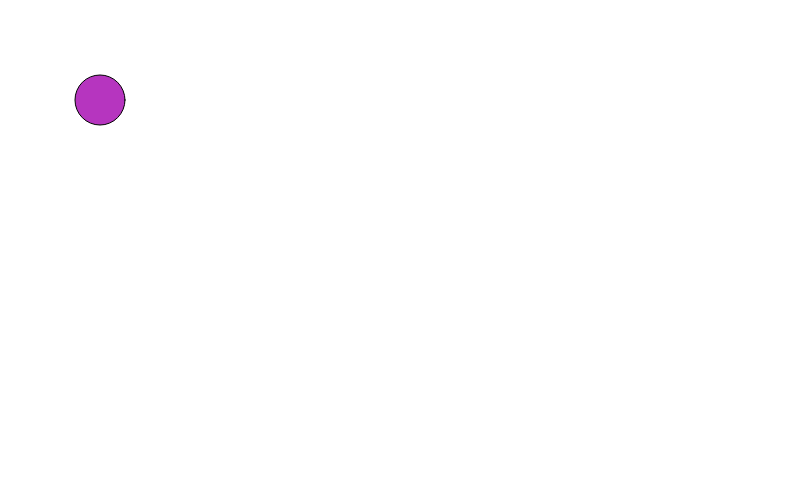
Frame 1 (no input)
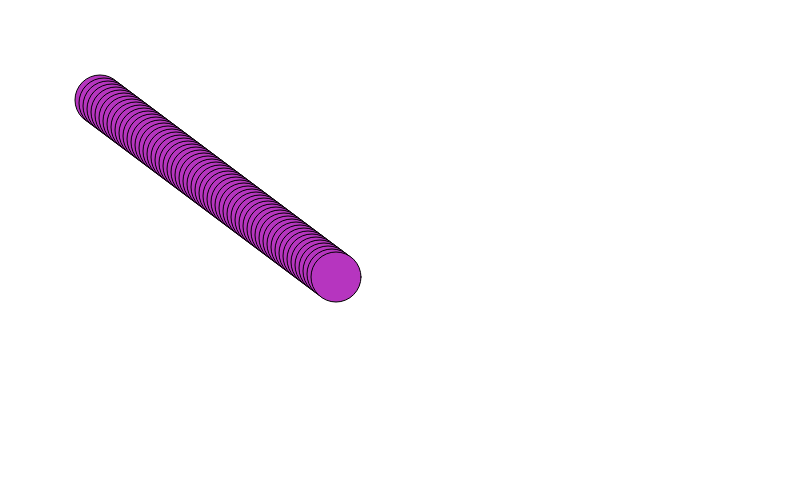
Frame 60 (no input)
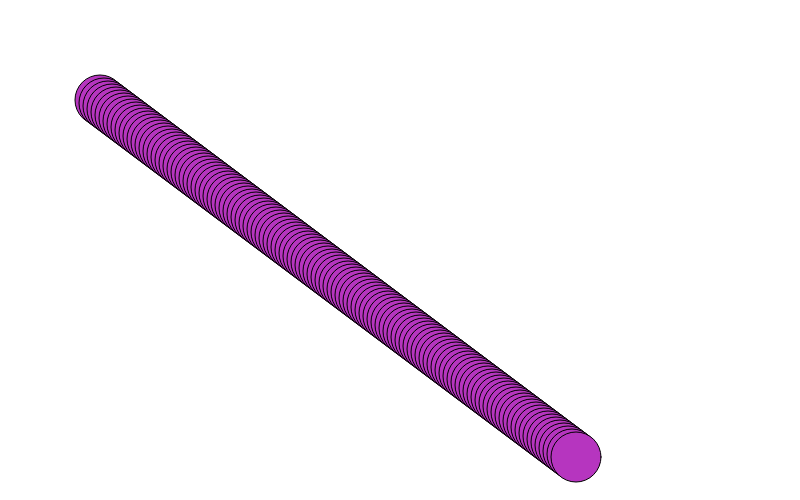
Frame 120 (the mouse pressed at the canvas centre since frame 60)

The p5.js sketch that drew these frames (run headless with seeded random() and noise() and a simulated clock; from frame 60 on, the mouse is pressed at the canvas centre):

// p5.js sketch
// ── sketch.js
function setup() {
  createCanvas(800, 500)
  background(255)
  fill(random(255), random(255), random(255))
  x = 100
  y = 100
  speedx = 4
  speedy = 3
}

function draw() {
  circle(x, y, 50)
  x += speedx
  y += speedy
  if (x >= width)
    speedx = -4
  if (y >= height)
    speedy = -3  
  if (x <= 0)
    speedx = 4
  if (y <= 0)
    speedy = 3
}
// ── style.css
html, body {
  margin: 0;
  padding: 0;
  background-color: black;
}

canvas {
  display: block;
  padding-left: 20%;
}

h2{
  font-style: italic;
  color: aliceblue;
  text-align: center;
}
